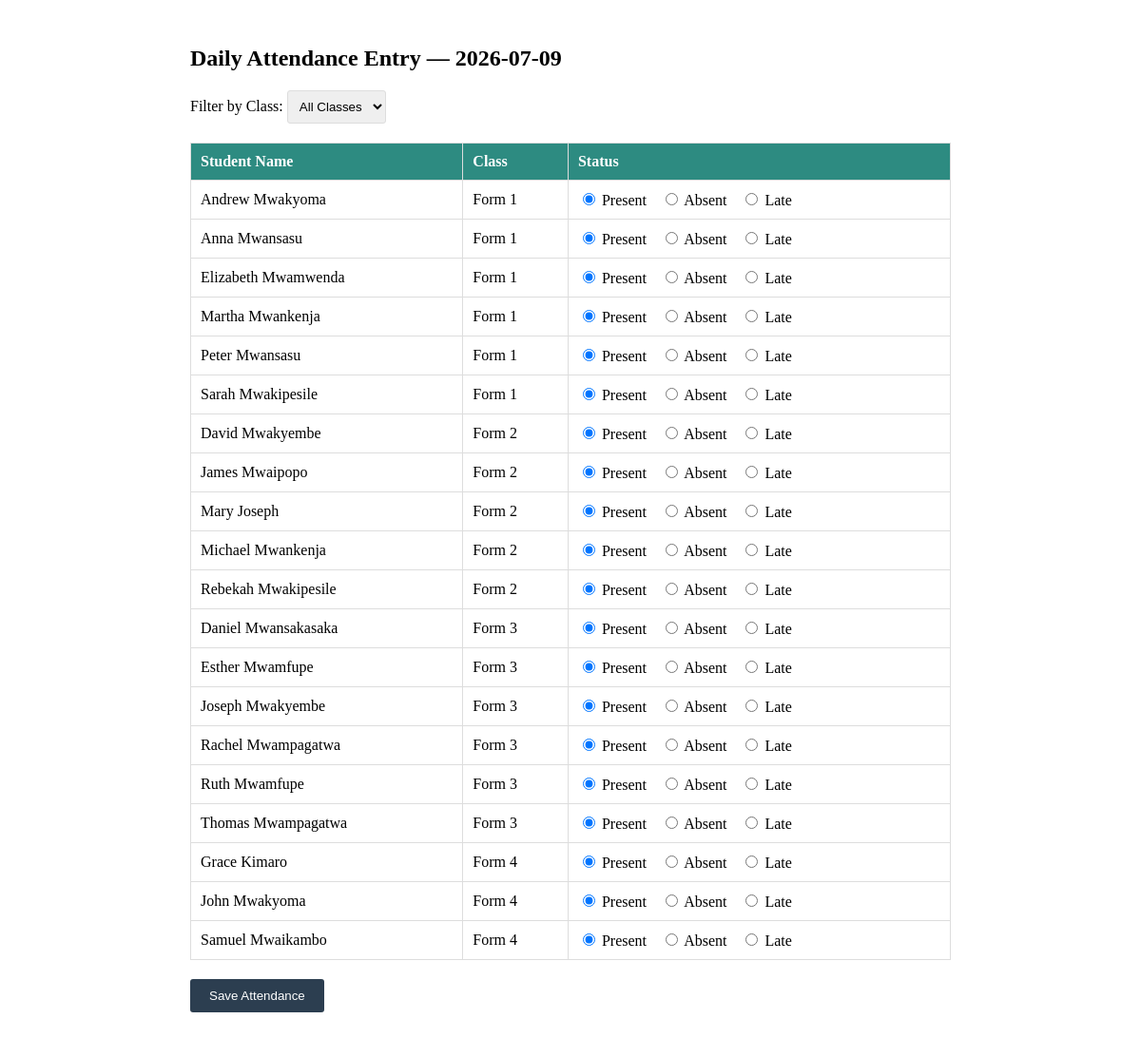
The page /attendance_form.php on the database its author committed.
### tables this page shows
CREATE TABLE `students` (
  `student_id` int(11) NOT NULL,
  `registration_number` varchar(20) DEFAULT NULL,
  `full_name` varchar(100) DEFAULT NULL,
  `gender` enum('M','F') DEFAULT NULL,
  `class_id` int(11) DEFAULT NULL,
  `enrollment_date` date DEFAULT NULL,
  `status` enum('Active','Dropped','Transferred','Graduated') DEFAULT NULL,
  `created_at` timestamp NOT NULL DEFAULT current_timestamp()
);

### attendance_form.php (the view, shortened to what this page needs)
<?php
$db = getDBConnection();
$selectedClass = isset($_GET['class_id']) ? $_GET['class_id'] : null;
if ($selectedClass) {
    $stmt = $db->prepare(
        "SELECT * FROM students WHERE status = 'Active' AND class_id = :class_id
         ORDER BY full_name"
    );
    $stmt->execute([':class_id' => $selectedClass]);
} else {
    $stmt = $db->prepare(
        "SELECT * FROM students WHERE status = 'Active' ORDER BY class_id, full_name"
    );
    $stmt->execute();
}
$students = $stmt->fetchAll(PDO::FETCH_ASSOC);
$today = date('Y-m-d');
if ($selectedClass) {
    $dupCheck = $db->prepare(
        "SELECT COUNT(*) FROM attendance a
         INNER JOIN students s ON a.student_id = s.student_id
         WHERE a.attendance_date = :today AND s.class_id = :class_id"
    );
    $dupCheck->execute([':today' => $today, ':class_id' => $selectedClass]);
} else {
    $dupCheck = $db->prepare(
        "SELECT COUNT(*) FROM attendance WHERE attendance_date = :today"
    );
    $dupCheck->execute([':today' => $today]);
}
$alreadySubmitted = $dupCheck->fetchColumn() > 0;
?>
<!DOCTYPE html>
<html>
<head>
</head>
<body>
<div class="container">
    <h2>Daily Attendance Entry &mdash; <?php echo $today; ?></h2>
    <div class="filters">
        <form method="GET">
            <label>Filter by Class:
                <select name="class_id" onchange="this.form.submit()">
                    <option value="">All Classes</option>
                </select>
            </label>
        </form>
    </div>
    <form method="POST" action="save_attendance.php">
        <table>
            <thead>
                <tr>
                    <th>Student Name</th>
                    <th>Class</th>
                    <th>Status</th>
                </tr>
            </thead>
            <tbody>
                <?php foreach ($students as $student): ?>
                <tr>
                    <td><?php echo htmlspecialchars($student['full_name']); ?></td>
                    <td>Form <?php echo htmlspecialchars($student['class_id']); ?></td>
                    <td>
                        <div class="radio-group">
                            <label>
                                <input type="radio"
                                       name="attendance[<?php echo $student['student_id']; ?>]"
                                       value="Present" checked> Present
                            </label>
                            <label>
                                <input type="radio"
                                       name="attendance[<?php echo $student['student_id']; ?>]"
                                       value="Absent"> Absent
                            </label>
                            <label>
                                <input type="radio"
                                       name="attendance[<?php echo $student['student_id']; ?>]"
                                       value="Late"> Late
                            </label>
                        </div>
                    </td>
                </tr>
                <?php endforeach; ?>
            </tbody>
        </table>
        <button type="submit" style="margin-top: 20px;"
            <?php if ($alreadySubmitted) echo 'onclick="return confirm(\'Attendance already submitted. Submit again anyway?\')"'; ?>>
            Save Attendance
        </button>
    </form>
</div>
</body>
</html>

### attendance_form.php (style rules this page uses)
.container { max-width: 800px; margin: 0 auto; padding: 20px; }
table { width: 100%; border-collapse: collapse; margin-top: 20px; }
th, td { padding: 10px; border: 1px solid #ddd; text-align: left; }
th { background: #2d8b81; color: white; }
.radio-group { display: flex; gap: 15px; }
button { padding: 10px 20px; background: #2c3e50; color: white; border: none; border-radius: 3px; cursor: pointer; }
.filters { margin-bottom: 15px; }
.filters select { padding: 8px; border: 1px solid #ddd; border-radius: 3px; }

### rows shown on the page
students: full_name "Andrew Mwakyoma", class "1"
students: full_name "Anna Mwansasu", class "1"
students: full_name "Elizabeth Mwamwenda", class "1"
students: full_name "Martha Mwankenja", class "1"
students: full_name "Peter Mwansasu", class "1"
students: full_name "Sarah Mwakipesile", class "1"
students: full_name "David Mwakyembe", class "2"
students: full_name "James Mwaipopo", class "2"
students: full_name "Mary Joseph", class "2"
students: full_name "Michael Mwankenja", class "2"
students: full_name "Rebekah Mwakipesile", class "2"
students: full_name "Daniel Mwansakasaka", class "3"
students: full_name "Esther Mwamfupe", class "3"
students: full_name "Joseph Mwakyembe", class "3"
students: full_name "Rachel Mwampagatwa", class "3"
students: full_name "Ruth Mwamfupe", class "3"
students: full_name "Thomas Mwampagatwa", class "3"
students: full_name "Grace Kimaro", class "4"
students: full_name "John Mwakyoma", class "4"
students: full_name "Samuel Mwaikambo", class "4"

### other values the page prints
$today "2026-07-09"
